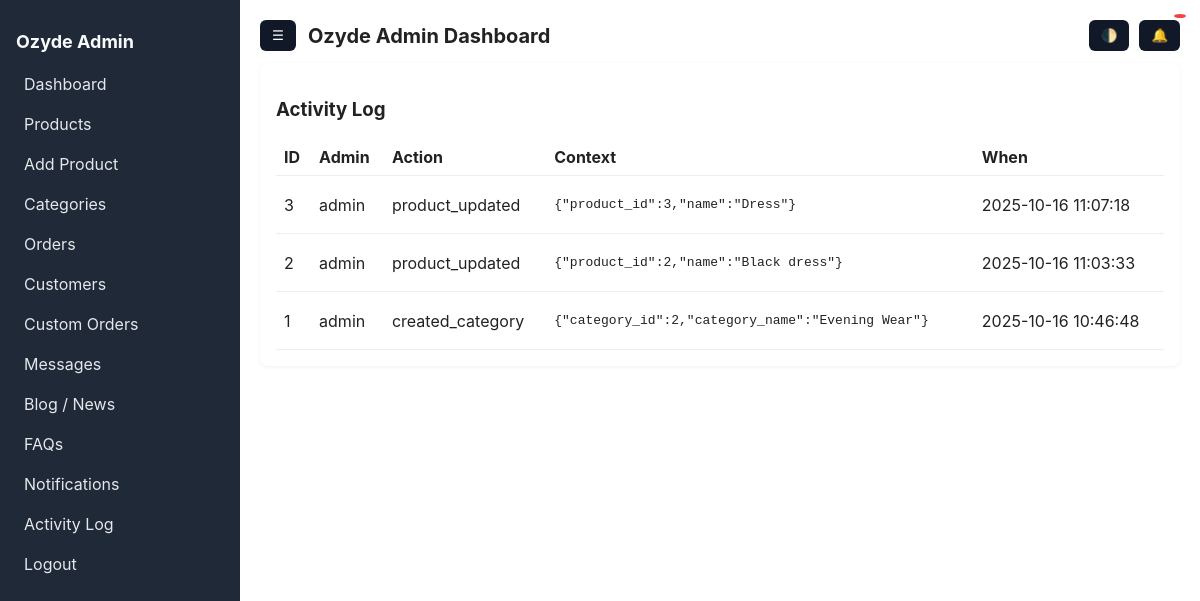
Before: /activity_log.php (signed in) with the older database file.
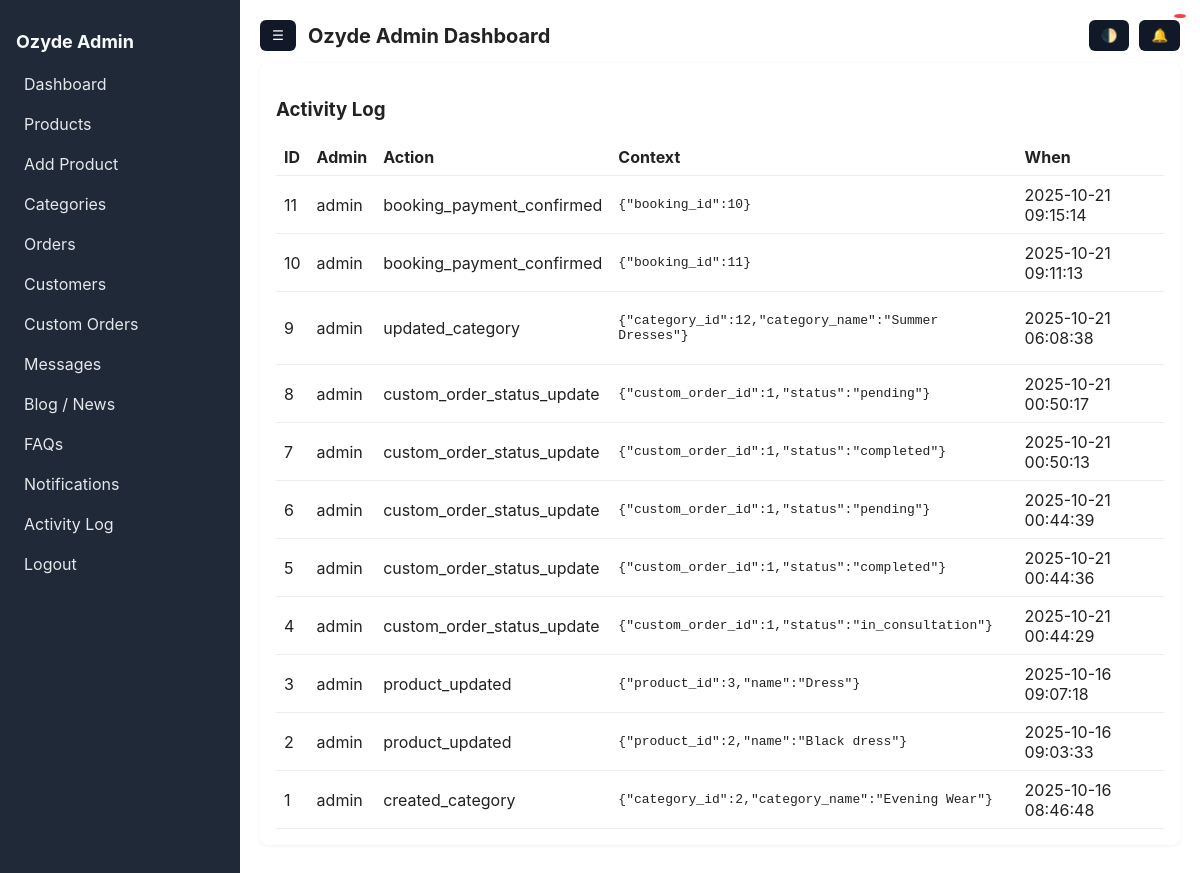
After: the same page with the newer database file.
### tables this page shows
CREATE TABLE `activity_log` (
  `log_id` int(11) NOT NULL,
  `admin_id` int(11) DEFAULT NULL,
  `action` varchar(255) NOT NULL,
  `context` text DEFAULT NULL,
  `created_at` timestamp NOT NULL DEFAULT current_timestamp()
);

### config.php (called while the page is built, shortened)
<?php
function e($str) {
    return htmlspecialchars($str, ENT_QUOTES, 'UTF-8');
}

### activity_log.php (the view)
<?php
require_once __DIR__ . '/admin_auth.php';
require_once __DIR__ . '/header.php';
$res=$mysqli->query("SELECT a.log_id,a.action,a.context,a.created_at,ad.username FROM activity_log a LEFT JOIN admins ad ON a.admin_id=ad.id ORDER BY a.created_at DESC LIMIT 500");
?>
<div class="card">
  <h3>Activity Log</h3>
  <table class="table"><thead><tr><th>ID</th><th>Admin</th><th>Action</th><th>Context</th><th>When</th></tr></thead>
  <tbody><?php while($r=$res->fetch_assoc()):?>
    <tr><td><?=$r['log_id']?></td><td><?=e($r['username'])?></td><td><?=e($r['action'])?></td><td><pre style="white-space:pre-wrap"><?=e($r['context'])?></pre></td><td><?=$r['created_at']?></td></tr>
  <?php endwhile;?></tbody></table>
</div>
<?php require_once __DIR__ . '/footer.php'; ?>

### header.php (shortened to what this page needs)
<!doctype html>
<html lang="en">
<head>
  <link rel="stylesheet" href="assets/admin.css">
</head>
<body>
<div class="admin-shell">
  <aside class="admin-sidebar" id="sidebar">
    <h2>Ozyde Admin</h2>
    <nav>
      <a href="admindashboard.php">Dashboard</a>
      <a href="products_list.php">Products</a>
      <a href="product_edit.php">Add Product</a>
      <a href="categories_list.php">Categories</a>
      <a href="orders_list.php">Orders</a>
      <a href="customers_list.php">Customers</a>
      <a href="custom_orders_list.php">Custom Orders</a>
      <a href="messages_list.php">Messages</a>
      <a href="posts_list.php">Blog / News</a>
      <a href="faqs_list.php">FAQs</a>
      <a href="notifications_list.php">Notifications</a>
      <a href="activity_log.php">Activity Log</a>
      <a href="logout.php">Logout</a>
    </nav>
  </aside>
  <main class="admin-main" id="main">
    <div class="admin-header-bar" style="display:flex;justify-content:space-between;align-items:center;margin-bottom:12px;">
      <div style="display:flex;align-items:center;gap:12px;">
        <button id="menuToggle" class="btn">☰</button>
        <h1 style="margin:0;font-size:20px;">Ozyde Admin Dashboard</h1>
      </div>
      <div style="display:flex;align-items:center;gap:10px;">
        <button id="themeToggle" class="btn">🌓</button>
        <button id="notifBtn" title="Notifications" style="position:relative" class="btn">
          🔔
          <span id="notifCount" style="position:absolute;top:-6px;right:-6px;background:#ef4444;color:#fff;border-radius:50%;padding:2px 6px;font-size:12px"></span>
        </button>
      </div>
    </div>

### footer.php (shortened to what this page needs)
    </main>
</div>
</body>
</html>

### assets/admin.css (style rules this page uses)
* { box-sizing: border-box; }
body { font-family: Inter, Segoe UI, Helvetica, Arial, sans-serif; margin: 0; color: #222; background: #f6f6f8; }
.admin-shell { display: flex; min-height: 100vh; background: #f9fafb; }
.admin-sidebar { width: 240px; background: #1f2937; color: #f9fafb; padding: 16px; flex-shrink: 0; transition: transform 0.3s ease; z-index: 999; }
.admin-sidebar h2 { font-size: 18px; margin-bottom: 16px; }
.admin-sidebar nav { display: flex; flex-direction: column; gap: 8px; }
.admin-sidebar a { color: #e5e7eb; text-decoration: none; padding: 6px 8px; border-radius: 6px; transition: background 0.2s; }
.admin-main { flex: 1; padding: 20px; overflow-x: hidden; background: #fff; }
.card { background: #fff; padding: 16px; border-radius: 8px; box-shadow: 0 1px 4px rgba(0,0,0,.06); margin-bottom: 16px; }
.table { width: 100%; border-collapse: collapse; }
.table th, .table td { padding: 8px; border-bottom: 1px solid #eee; text-align: left; }
.btn { display: inline-block; padding: 8px 12px; border-radius: 6px; text-decoration: none; background: #111827; color: #fff; cursor: pointer; border: none; }

Changed rows visible on the page:
added activity_log: log_id "11", admin.username "admin", action "booking_payment_confirmed", context "{\"booking_id\":10}", created_at "2025-10-21 09:15:14"
added activity_log: log_id "10", admin.username "admin", action "booking_payment_confirmed", context "{\"booking_id\":11}", created_at "2025-10-21 09:11:13"
added activity_log: log_id "9", admin.username "admin", action "updated_category", context "{\"category_id\":12,\"category_name\":\"Summer Dresses\"}", created_at "2025-10-21 06:08:38"
added activity_log: log_id "8", admin.username "admin", action "custom_order_status_update", context "{\"custom_order_id\":1,\"status\":\"pending\"}", created_at "2025-10-21 00:50:17"
added activity_log: log_id "7", admin.username "admin", action "custom_order_status_update", context "{\"custom_order_id\":1,\"status\":\"completed\"}", created_at "2025-10-21 00:50:13"
added activity_log: log_id "6", admin.username "admin", action "custom_order_status_update", context "{\"custom_order_id\":1,\"status\":\"pending\"}", created_at "2025-10-21 00:44:39"
added activity_log: log_id "5", admin.username "admin", action "custom_order_status_update", context "{\"custom_order_id\":1,\"status\":\"completed\"}", created_at "2025-10-21 00:44:36"
added activity_log: log_id "4", admin.username "admin", action "custom_order_status_update", context "{\"custom_order_id\":1,\"status\":\"in_consultation\"}", created_at "2025-10-21 00:44:29"
changed activity_log "{\"product_id\":3,\"name\":\"Dress\"}": created_at "2025-10-16 11:07:18" → "2025-10-16 09:07:18"
changed activity_log "{\"product_id\":2,\"name\":\"Black dress\"}": created_at "2025-10-16 11:03:33" → "2025-10-16 09:03:33"
changed activity_log "created_category": created_at "2025-10-16 10:46:48" → "2025-10-16 08:46:48"
